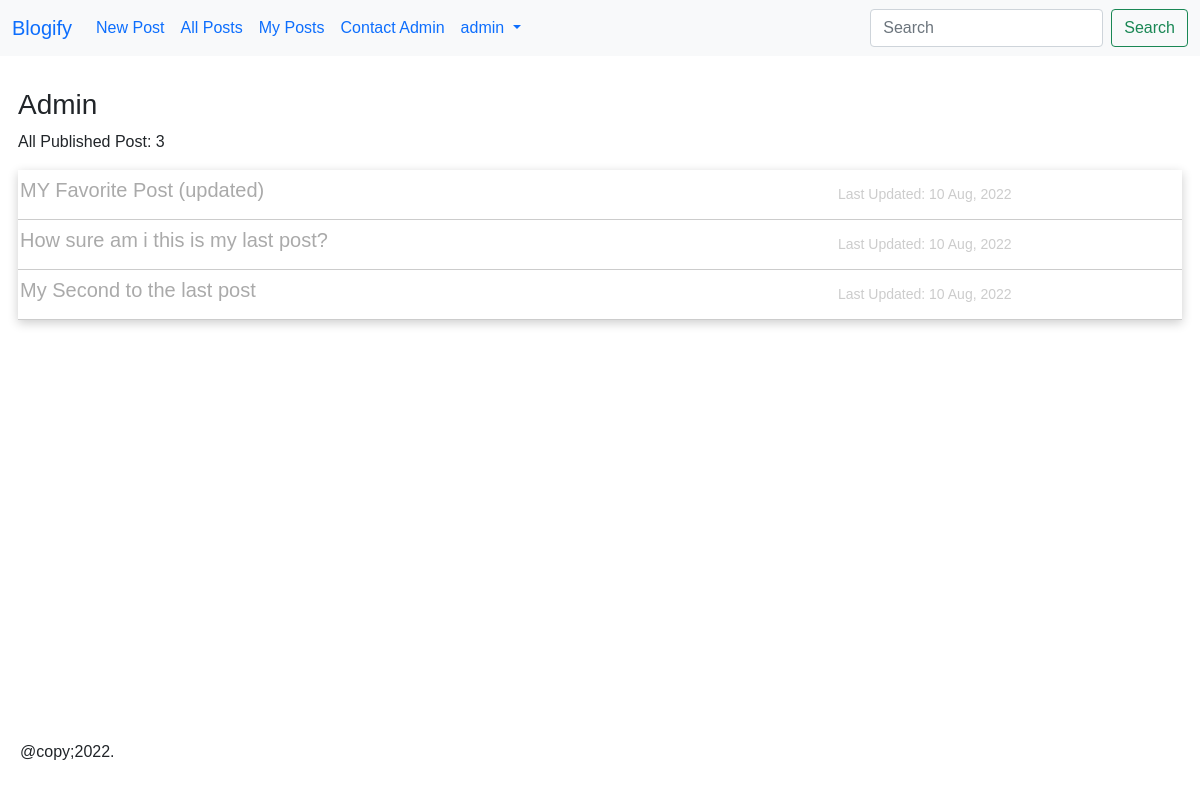
Page /accounts/1/ on the earlier database version.
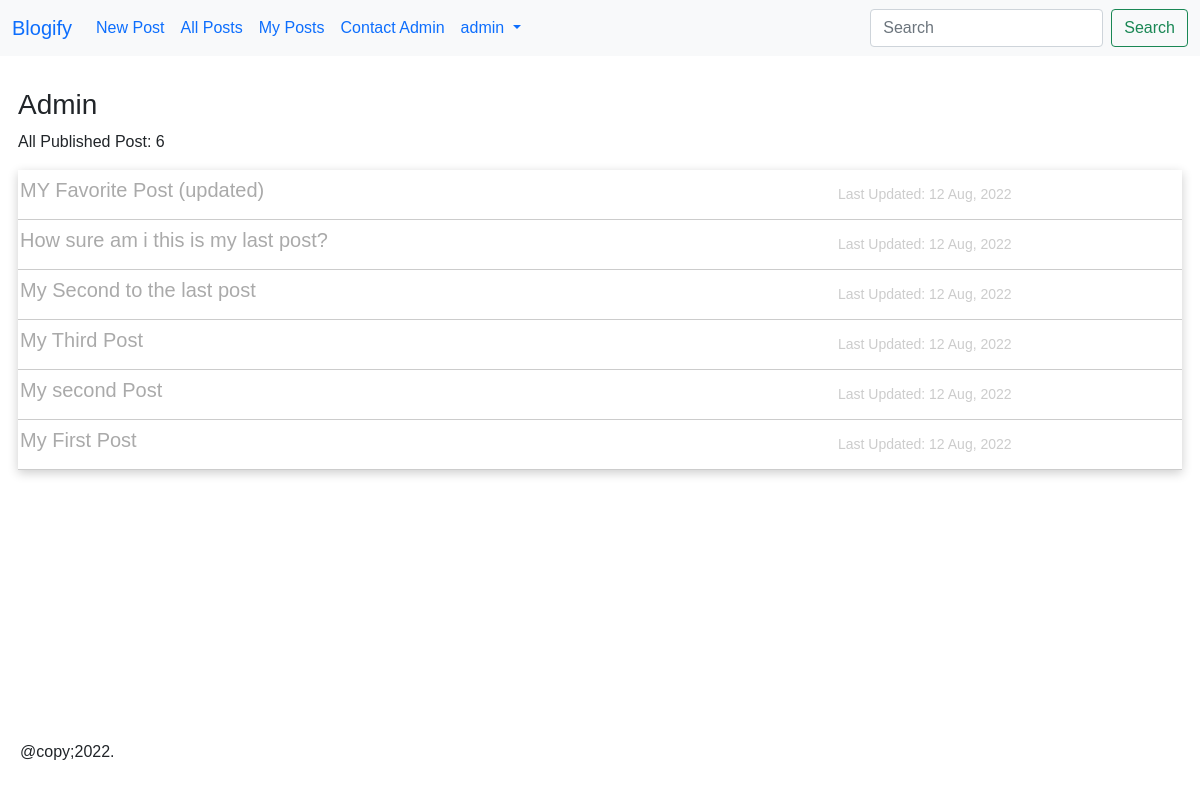
Same page on the later database version.
### posts/models.py (models this page shows, shortened)
class Post(models.Model):
    STATUS_CHOICES = (
        ('draft', 'Draft'),
        ('published', 'Published'),
    )
    title = models.CharField(max_length=255)
    author = models.ForeignKey(
        get_user_model(),
        on_delete = models.CASCADE,
        related_name = 'posts'
    )
    body = models.TextField()
    publish = models.DateTimeField(default=timezone.now)
    created = models.DateTimeField(auto_now_add=True)
    updated = models.DateTimeField(auto_now=True)
    status = models.CharField(
        max_length=10,
        choices=STATUS_CHOICES,
        default='draft'
    )
    slug = models.SlugField(
        max_length=255,
        blank=True,
        null= True
    )
    class Meta:
        ordering = ('-publish',)
    def get_absolute_url(self):
        return reverse('post_detail', kwargs={'pk': self.pk})

### users/views.py (the view)
# urls.py: path('<int:pk>/', UserDetailView.as_view(), name='user_detail'),
class UserDetailView(DetailView):
    model = get_user_model()
    template_name = 'user_detail.html'
    context_object_name = 'user'
    def get_context_data(self, *args, **kwargs):
        context = super().get_context_data(*args, **kwargs)
        context['published_posts'] = self.object.posts.filter(status='published')
        return context

### templates/user_detail.html (shortened to what this page needs)
{% extends '_base.html' %}
{% block content %}
    <div class="user">
        <h3>{{ user.username|title }}</h3>
        <p>All Published Post: {{ published_posts.count }}</p>
        <div class="user-detail-posts">
            {% for post in published_posts %}
                <div class="user-detail-post">
                    <h5><a href="{{ post.get_absolute_url }}">{{ post.title }}</a></h5>
                    <div class="user-detail-dates">
                        <small>Last Updated: {{ post.updated|date:"d M, Y" }}</small>
                    </div>
                </div>
            {% empty %}
                <div class="user-detail-post">
                    <h5>This user has no published posts</h5>
                </div>
            {% endfor %}
        </div>
    </div>
{% endblock content %}

Differences in the rows shown:
changed Post "MY Favorite Post (updated)": updated "10 Aug, 2022" → "12 Aug, 2022"
changed Post "How sure am i this is my last post?": updated "10 Aug, 2022" → "12 Aug, 2022"
changed Post "My Second to the last post": updated "10 Aug, 2022" → "12 Aug, 2022"
now on this page (row edited): Post: title "My Third Post", updated "12 Aug, 2022"
now on this page (row edited): Post: title "My second Post", updated "12 Aug, 2022"
now on this page (row edited): Post: title "My First Post", updated "12 Aug, 2022"
Other differences:
{{ published_posts.count }}: "3" → "6"
